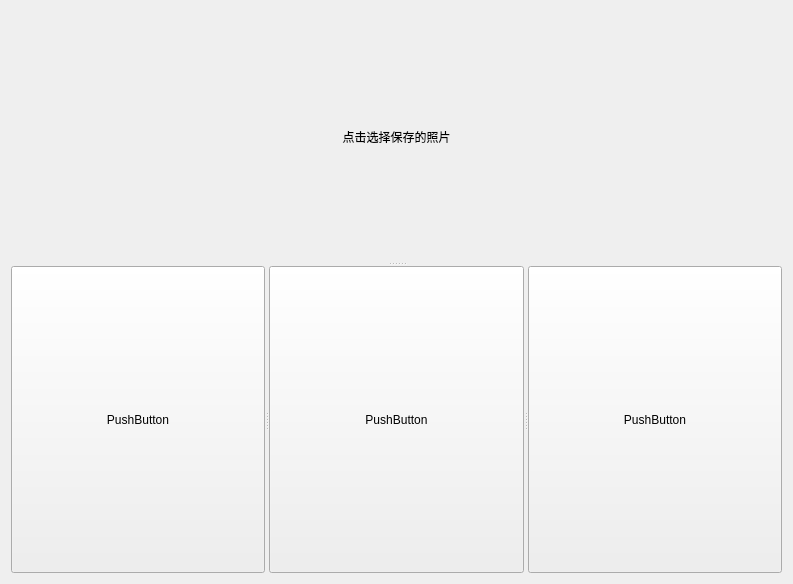
<?xml version="1.0" encoding="UTF-8"?>
<ui version="4.0">
 <class>Form</class>
 <widget class="QWidget" name="Form">
  <property name="geometry">
   <rect>
    <x>0</x>
    <y>0</y>
    <width>793</width>
    <height>584</height>
   </rect>
  </property>
  <property name="windowTitle">
   <string>Form</string>
  </property>
  <layout class="QGridLayout" name="gridLayout">
   <item row="0" column="0">
    <widget class="QSplitter" name="splitter_2">
     <property name="orientation">
      <enum>Qt::Vertical</enum>
     </property>
     <widget class="QLabel" name="label">
      <property name="styleSheet">
       <string notr="true">font: 24pt &quot;隶书&quot;;</string>
      </property>
      <property name="text">
       <string>点击选择保存的照片</string>
      </property>
      <property name="textFormat">
       <enum>Qt::AutoText</enum>
      </property>
      <property name="alignment">
       <set>Qt::AlignCenter</set>
      </property>
     </widget>
     <widget class="QSplitter" name="splitter">
      <property name="orientation">
       <enum>Qt::Horizontal</enum>
      </property>
      <widget class="QPushButton" name="pushButton">
       <property name="text">
        <string>PushButton</string>
       </property>
      </widget>
      <widget class="QPushButton" name="pushButton_2">
       <property name="text">
        <string>PushButton</string>
       </property>
      </widget>
      <widget class="QPushButton" name="pushButton_3">
       <property name="text">
        <string>PushButton</string>
       </property>
      </widget>
     </widget>
    </widget>
   </item>
  </layout>
 </widget>
 <resources/>
 <connections/>
</ui>
